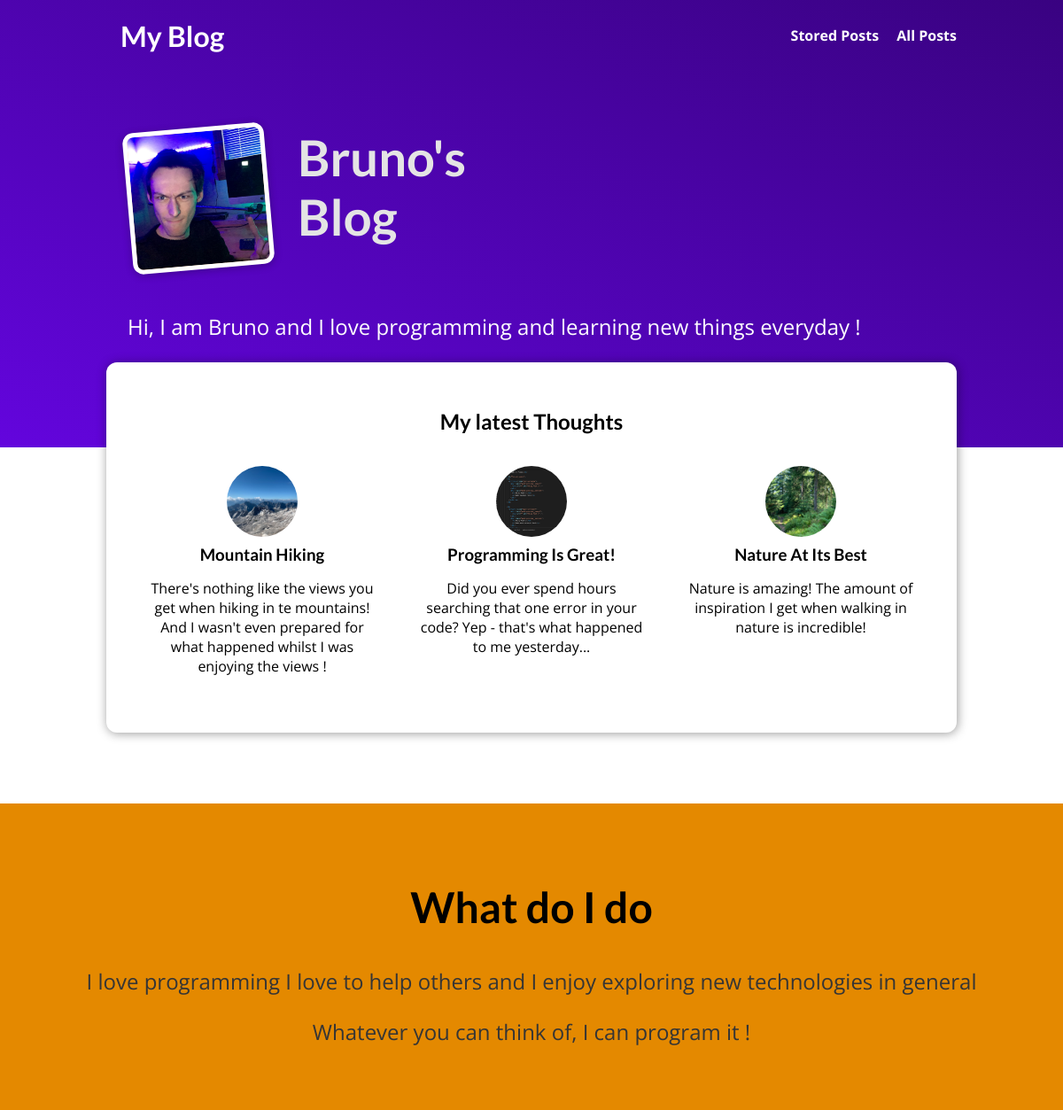
The page / on the database its author committed.
### blog/models.py (models this page shows, shortened)
class Post(models.Model):
    title = models.CharField(max_length=150)
    excerpt = models.CharField(max_length=200)
    image = models.ImageField(upload_to="posts", null = True)
    date = models.DateField(auto_now=True)
    slug = models.SlugField(unique=True, db_index=True)
    content = models.TextField(validators=[MinLengthValidator(10)])
    author = models.ForeignKey(Author, on_delete=models.SET_NULL, null=True, related_name="posts")
    tags = models.ManyToManyField(Tag)

### blog/views.py (the view)
# urls.py: path("", views.StartingPageView.as_view(), name="starting-page"),
class StartingPageView(ListView):
    template_name = "blog/index.html"
    model = Post
    ordering = ["-date"]
    context_object_name = "posts"
    def get_queryset(self):
        queryset = super().get_queryset()
        data = queryset[:3]
        return data

### blog/templates/blog/index.html (shortened to what this page needs)
{% extends "base.html" %}
{% load static %}
{% block css_files %}
    <link rel="stylesheet" href="{% static "blog/post.css" %}">
    <link rel="stylesheet" href="{% static "blog/index.css"%}" />
{% endblock %}
{% block content %}
    <section id ="welcome">
        <header>
           <img src="{% static "blog/images/bruno.jpg" %}" alt="Bruno the author of this blog"/>
           <h2>Bruno's Blog</h2>
        </header>
        <p>Hi, I am Bruno and I love programming and learning new things everyday !</p>
    </section>
    <section id="latest-posts">
        <h2> My latest Thoughts</h2>
        <ul>
            {% for post in posts %}
                {% include "blog/includes/post.html" %}
            {% endfor %}
        </ul>
    </section>
    <section id="about">
        <h2>What do I do</h2>
        <p>
            I love programming I love to help others and I enjoy exploring new
            technologies in general
        </p>
        <p>
            Whatever you can think of, I can program it !
        </p>
    </section>
{% endblock %}

### blog/templates/blog/includes/post.html
<li>
    <article class="post">
        <a href="{% url "post-detail-page" post.slug %}">
            <img src ="{{ post.image.url }}" alt="{{ post.title }}" />
            <div class="post__content">
                <h3>{{ post.title }}</h3>
                <p>
                    {{ post.excerpt }}
                </p>
            </div>
        </a>
    </article>
</li>

### static/app.css (style rules this page uses)
* { box-sizing: border-box; }
html { font-family: 'Open Sans', 'Lato', sans-serif; }
body { margin: 0; }
h1, h2, h3 { font-family: 'Lato', sans-serif; font-weight: bold; }

### blog/static/blog/post.css (style rules this page uses)
.post { display: flex; flex-direction: column; align-items: center; text-align: center; }
.post a { text-decoration: none; color: black; transition: all 0.2s ease; padding: 1rem; }
.post img { width: 5rem; height: 5rem; object-fit: cover; border-radius: 50%; }
.post h3 { margin: 0.25rem 0; }

### blog/static/blog/index.css (style rules this page uses)
#welcome { background: linear-gradient(to right top, #6305dd, #390281); padding: 6rem 12%; }
#welcome header { display: flex; align-items: flex-start; margin: 3rem auto; }
#welcome img { width: 10rem; height: 10rem; object-fit: cover; object-position: top; border: 5px solid white; border-radius: 12px; background-color: #ffe1bf; transform: rotateZ(-5deg); box-shadow: 0 2px 8px rgba(0, 0, 0, 0.25); }
#welcome h2 { font-size: 3.5rem; margin: 0 0 0 2rem; color: #e4e4e4; width: 10rem; }
#welcome p { color: white; font-size: 1.5rem; }
#latest-posts { background-color: white; padding: 2rem; border-radius: 12px; width: 60rem; margin: -6rem auto 2rem auto; box-shadow: 1px 1px 12px rgba(0, 0, 0, 0.4); }
#latest-posts h2 { text-align: center; }
#latest-posts ul { list-style: none; margin: 0; padding: 0; display: flex; gap: 1rem; }
#latest-posts li { flex: 1; }
#about { text-align: center; padding: 3rem; background-color: #e48900; margin-top: 5rem; }
#about h2 { font-size: 3rem; }
#about p { font-size: 1.5rem; color: #353535; }

### rows shown on the page
Post: image (picture), title "Mountain Hiking", excerpt "There's nothing like the views you get when hiking in te mountains! And I wasn't even prepared for what happened whilst I was enjoying the views !"
Post: image (picture), title "Programming Is Great!", excerpt "Did you ever spend hours searching that one error in your code? Yep - that's what happened to me yesterday..."
Post: image (picture), title "Nature At Its Best", excerpt "Nature is amazing! The amount of inspiration I get when walking in nature is incredible!"
